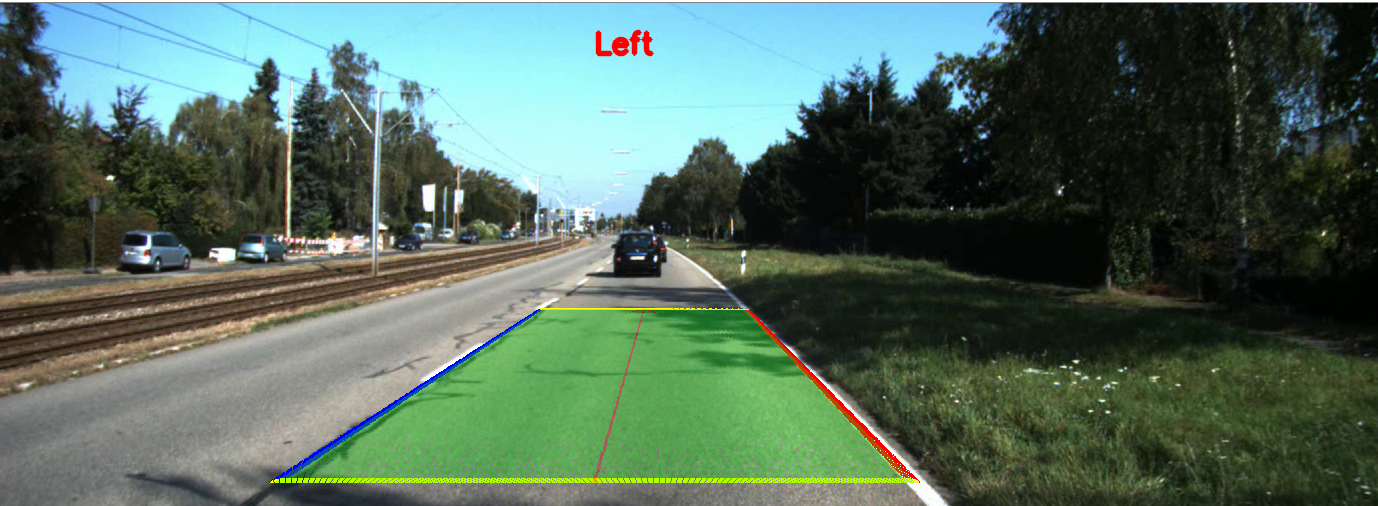
#> input picture dataset1.png, 1378 x 506 px, given in place of project.avi, which was not available
$ python P2-1-Homography.py
#> lines starting #> are read from the running program, lines starting #| are printed output that depends on the picture; after the words box and inside, x2 and y2 are one past the last pixel; in counts of white or black regions, pixels touching at a corner belong together; pictures that were not available may be replaced by others from this repository, and a replacement may not be noted
import numpy as np
import cv2 as cv
import copy
import sys

try:
    sys.path.remove('/opt/ros/kinetic/lib/python2.7/dist-packages')
except:
    pass

K=np.array([[903.7596, 0 , 695.7519]
, [0, 901.9653, 224.2509],
 [0, 0, 1]])

D = np.array([[-3.639558e-01, 1.788651e-01, 6.029694e-04, -3.922424e-04, -5.382460e-02]])

# [13 lines of commented-out code are left out]

def find_homography(src, tgt):
	A = np.array([
					[-src[0][0], -src[0][1], -1, 0, 0, 0, src[0][0] * tgt[0][0], src[0][1] * tgt[0][0], tgt[0][0]],
					[0, 0, 0, -src[0][0], -src[0][1], -1, src[0][0] * tgt[0][1], src[0][1] * tgt[0][1], tgt[0][1]],
					[-src[1][0], -src[1][1], -1, 0, 0, 0, src[1][0] * tgt[1][0], src[1][1] * tgt[1][0], tgt[1][0]],
					[0, 0, 0, -src[1][0], -src[1][1], -1, src[1][0] * tgt[1][1], src[1][1] * tgt[1][1], tgt[1][1]],
					[-src[2][0], -src[2][1], -1, 0, 0, 0, src[2][0] * tgt[2][0], src[2][1] * tgt[2][0], tgt[2][0]],
					[0, 0, 0, -src[2][0], -src[2][1], -1, src[2][0] * tgt[2][1], src[2][1] * tgt[2][1], tgt[2][1]],
					[-src[3][0], -src[3][1], -1, 0, 0, 0, src[3][0] * tgt[3][0], src[3][1] * tgt[3][0], tgt[3][0]],
					[0, 0, 0, -src[3][0], -src[3][1], -1, src[3][0] * tgt[3][1], src[3][1] * tgt[3][1], tgt[3][1]],
				])
	U,S,V = np.linalg.svd(A, full_matrices=True)
	V = (copy.deepcopy(V))/(copy.deepcopy(V[8][8]))
	H = V[8,:].reshape(3, 3)
	return H

def darken_grayscale(frame, gamma = 1.0):
    inv = 1.0/gamma
    table = np.array([((i / 255.0) ** inv) * 255
        for i in np.arange(0, 256)]).astype("uint8")
    return cv.LUT(frame, table)

def warp(h_matrix, contour, source, copy):
    coordinates = np.indices((copy.shape[1], copy.shape[0]))
    coordinates = coordinates.reshape(2, -1)
    coordinates = np.vstack((coordinates, np.ones(coordinates.shape[1])))
    temp_x, temp_y = coordinates[0], coordinates[1]
    warp_coordinates = h_matrix@coordinates
    x1, y1 ,z= warp_coordinates[0, :]/warp_coordinates[2, :], warp_coordinates[1, :]/warp_coordinates[2, :], warp_coordinates[2, :]/warp_coordinates[2, :]
    temp_x, temp_y = temp_x.astype(int),temp_y.astype(int)
    x1, y1 = x1.astype(int), y1.astype(int)

    if x1.all() >= 0 and x1.all() < 1392 and y1.all() >= 0 and y1.all() < 512:
        source[y1, x1] = copy[temp_y, temp_x]
    return source

def avg_line(lines):
    left = np.empty([1,3])
    right = np.empty([1,3])

    if lines is not None:
        for line in lines:
            for x1,y1,x2,y2 in line:
                if x1 != x2:
                    slope = (y2-y1)/(x2-x1)
                    intercept = y1 - slope*x1
                    line_length = np.sqrt((y2-y1)**2+(x2-x1)**2)
                    #reject lines withib +-5 degrees slope
                    if slope < -0.087 :
                        #append negative slope lines to left lane
                        left = np.append(left,np.array([[slope, intercept, line_length]]),axis = 0)
                    elif slope > 0.087:
                        #append positive slope lines to right lane
                        right = np.append(right,np.array([[slope, intercept, line_length]]),axis = 0)

    #reject outliers
    left = left[outlier_remove(left[:,0])]
    right = right[outlier_remove(right[:,0])]

    #calculating average
    left_lane = np.dot(left[1:,2],left[1:,:2])/np.sum(left[1:,2]) if len(left[1:,2]) > 0 else None
    right_lane = np.dot(right[1:,2],right[1:,:2])/np.sum(right[1:,2]) if len(right[1:,2]) > 0 else None

    return left_lane, right_lane

#remove outliers beyond 2 standard deviations
def outlier_remove(obs):
    return np.array(abs(obs - np.mean(obs)) < 2*np.std(obs))

vid = cv.VideoCapture("project.avi")


while(vid.isOpened()):
    alpha = 0.3
    ret, image = vid.read()
#> image is the input picture: shape (506, 1378, 3); mean B, G, R 92.8, 106.9, 83.7
    if image is not None:

        height, width, _ = image.shape
#> height = 506; width = 1378
        #undistort the image using K and D parameters
        frame = cv.undistort(image, K, D, None, K)

        font = cv.FONT_HERSHEY_SIMPLEX
        #set size for reference frame and 4 points for homography
        ref_frame = np.array([[0,0], [550,0], [550,550], [0,550]])
        img_frame = np.array([[510,300],[750,300], [900,480],[230,480]])#2 lane dividers

        #calculate homography
        h_matrix = find_homography(img_frame, ref_frame)
        h_inv = find_homography(ref_frame, img_frame)
        new_img = cv.warpPerspective(image, h_matrix, (600,550))
        new_height, new_width, _ = new_img.shape
#> new_height = 550; new_width = 600

        #convert warped image into grayscale
        gray = cv.cvtColor(new_img, cv.COLOR_RGB2GRAY)
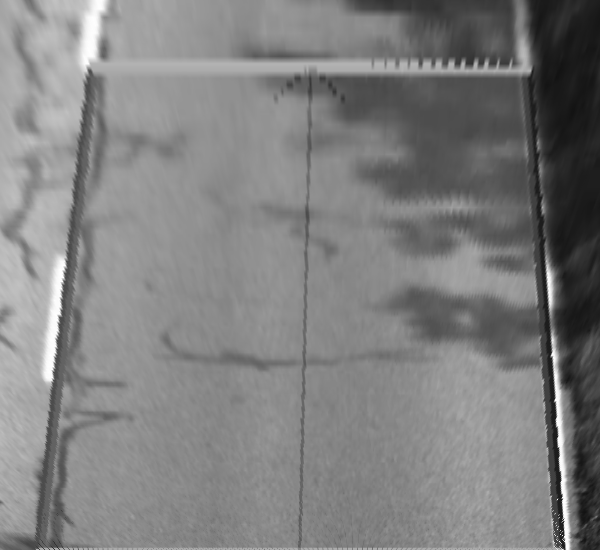
#> gray: shape (550, 600); min 18, max 255, mean 127.3
        #darken the grayed image using gamma correction
        darkened = darken_grayscale(gray, 0.1)
        #apply canny edge detection
        canny = cv.Canny(darkened, 100, 300)
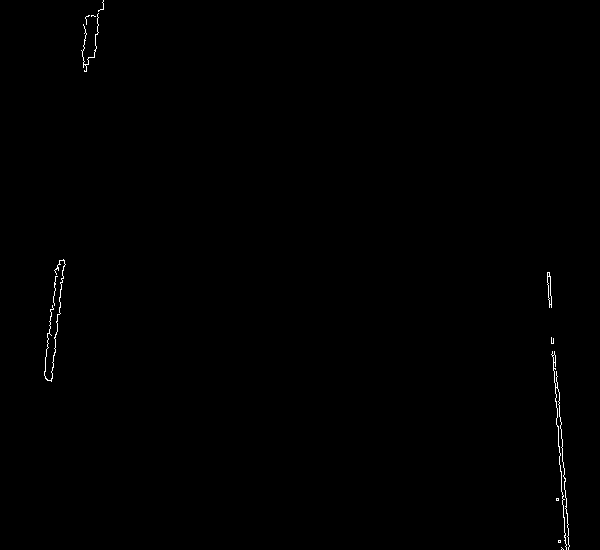
#> canny: shape (550, 600); 0.29% white in thin lines or dots, all inside (x1, y1, x2, y2) = (44, 0, 570, 550)

        #draw lines using hough transform
        lines = cv.HoughLinesP(canny, rho=2, theta = np.pi/180, threshold=100,
                               lines = np.array([]), minLineLength = 20, maxLineGap=300)
#> lines = [[547, 278, 566, 549], [549, 272, 568, 549], [550, 276, 569, 546], [51, 381, 89, 15], [47, 337, 99, 10]]

        #get the average of left and right lines
        left, right = avg_line(lines)
#> the loop in avg_line, `for line in lines:` made 5 passes
#> left = [-8.05, 758.7]; right = [14.35, -7599.6]

        #drawing lines on image
        if left is not None and right is not None:
            slope_l, intercept_l = left
#> slope_l = -8.05; intercept_l = 758.7
            slope_r, intercept_r = right
#> slope_r = 14.35; intercept_r = -7599.6
            if slope_l is not None and intercept_l is not None and slope_r is not None and intercept_r is not None:
                y1_l = new_img.shape[0]
#> y1_l = 550
                y2_l = int(y1_l-500)
#> y2_l = 50
                x1_l = int((y1_l-intercept_l)/slope_l)
#> x1_l = 25
                x2_l= int((y2_l-intercept_l)/slope_l)
#> x2_l = 88
                y1_r = new_img.shape[0]
#> y1_r = 550
                y2_r = int(y1_r-500)
#> y2_r = 50
                x1_r = int((y1_r-intercept_r)/slope_r)
#> x1_r = 567
                x2_r= int((y2_l-intercept_r)/slope_r)
#> x2_r = 532

                if (x2_r - x2_l) > 200:
                    cv.line(new_img, (x1_l,y1_l), (x2_l,y2_l), (255,0,0), 10)
                    cv.line(new_img, (x1_r,y1_r), (x2_r,y2_r), (0,0,255), 10)
                    cv.line(new_img, (x1_l, y1_l), (x1_r, y1_r), (0,255,255), 10)
                    cv.line(new_img, (x2_l, y2_l), (x2_r, y2_r), (0,255,255), 10)
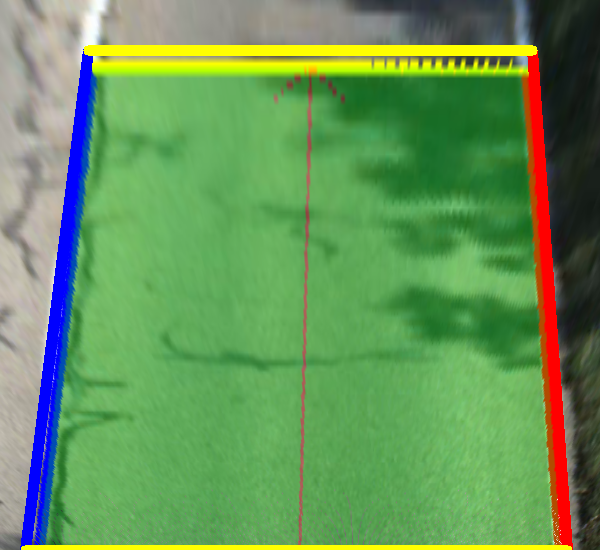
#> new_img: shape (550, 600, 3); mean B, G, R 89.1, 148.5, 103.3

                    overlay = new_img.copy()
                    output = new_img.copy()
                    pts = np.array([[x1_l,y1_l],[x1_r,y1_r],[x2_r,y2_r],[x2_l,y2_l]], np.int32)
#> pts = [[25, 550], [567, 550], [532, 50], [88, 50]]

                    #overlay polygon on detected lane
                    cv.fillConvexPoly(overlay, pts, (0,255,0))
                    cv.arrowedLine(overlay, (int((x1_l+x1_r)/2), int((y1_l+y1_r)/2)),
                                   (int((x2_l+x2_r)/2), int((y2_l+y2_r)/2)), [0,0,255], 2 )
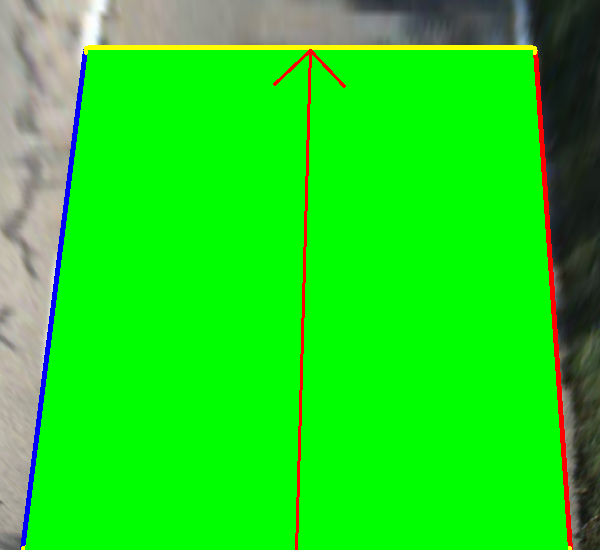
#> overlay: shape (550, 600, 3); mean B, G, R 27, 218.2, 31.8

                    #detect position of vehicle i.e left, right or center
                    diff = int((x1_l+x1_r)/2) - int(new_width/2)
#> diff = -4
                    if diff > 3:
#                        print("left")
                        cv.putText(image, 'Left', (600,50), font,1, (0,0,255), 3, cv.LINE_AA)
                    elif diff < -3:
#                        print("right")
                        cv.putText(image, 'Right', (600,50), font,1, (0,0,255), 3, cv.LINE_AA)
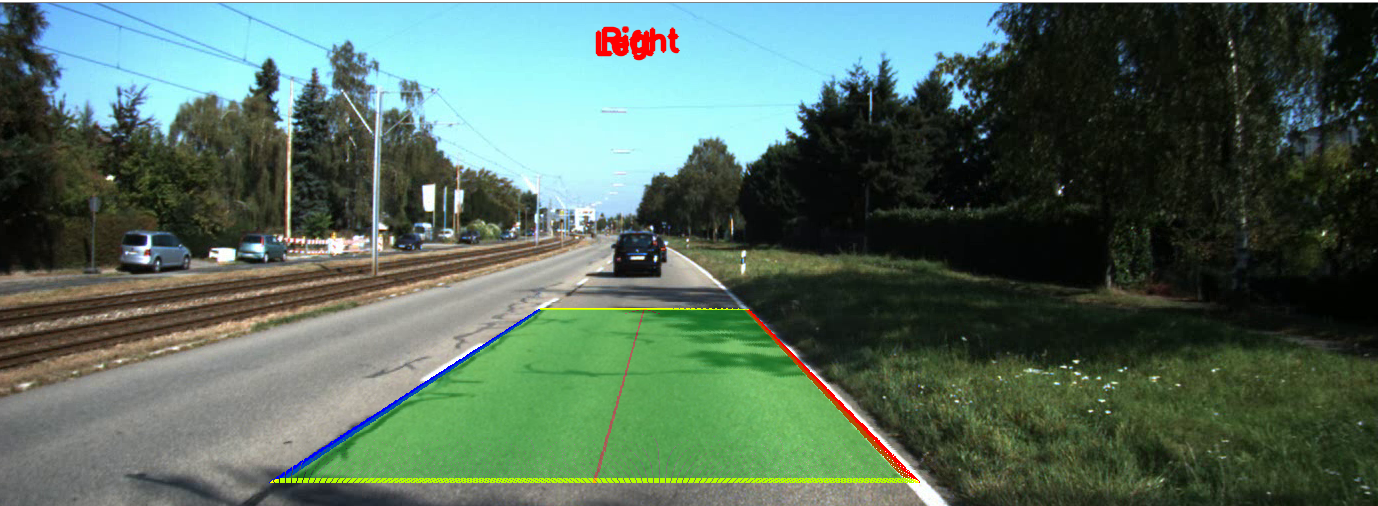
#> image: shape (506, 1378, 3); 0.17% of pixels changed, all inside (x1, y1, x2, y2) = (601, 26, 681, 61)
                    else:
                        cv.putText(image, 'Center', (600,50), font,1, (0,0,255), 3, cv.LINE_AA)

                    if (int((x1_l+x1_r)/2) - int((x2_l+x2_r)/2)) != 0:
                        slope_center = (int((y1_l+y1_r)/2) - int((y2_l+y2_r)/2))/(int((x1_l+x1_r)/2) - int((x2_l+x2_r)/2))
#> slope_center = -35.71

                    cv.addWeighted(overlay, alpha, output, 1 - alpha,0, output)
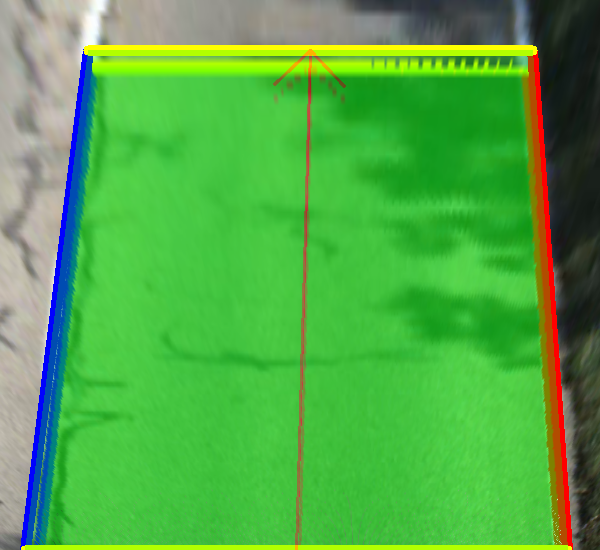
#> output: shape (550, 600, 3); mean B, G, R 70.5, 169.4, 81.9
                    new_warp = warp(h_inv,ref_frame,image,overlay)

                    cv.imshow("overlay", output)

                    #perform inverse warping to put image back on main frame
                    inv_warp_final = warp(h_inv, ref_frame, image, output )
#> in warp (call 2), `source[y1, x1] = copy[temp_y, temp_x]`:
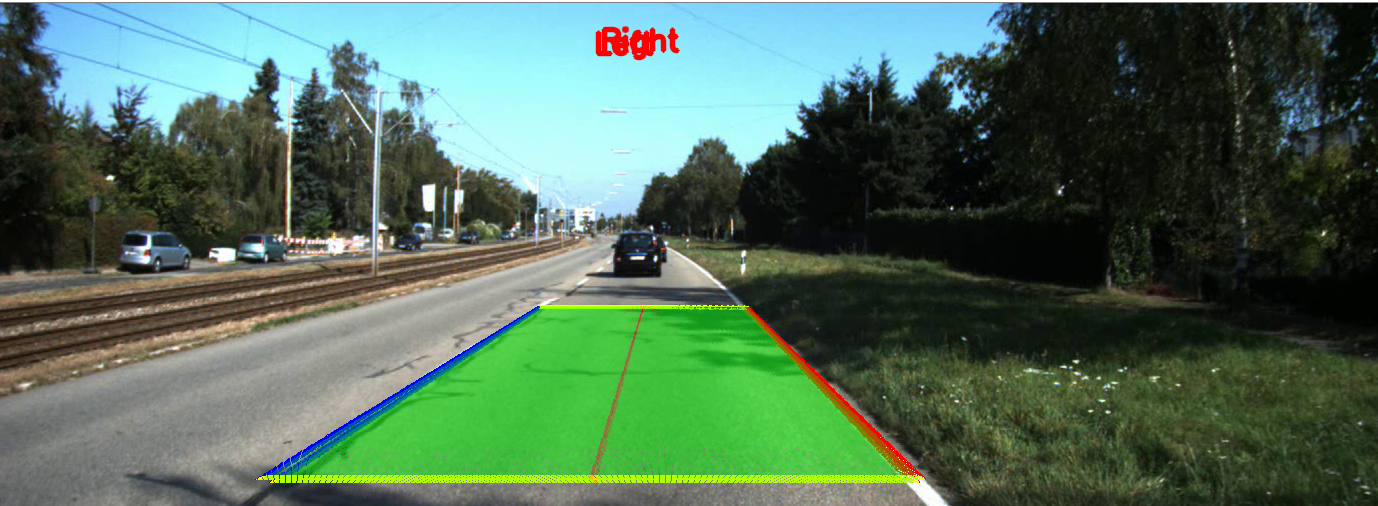
#> source: shape (506, 1378, 3); mean B, G, R 89.4, 109.1, 81

                    cv.imshow("new warp", inv_warp_final)

        else:
            pass

        k = cv.waitKey(20) & 0xFF
#> (key Esc is pressed here)
        if k == 27:
            break
    else:
        break

vid.release()

cv.destroyAllWindows()
